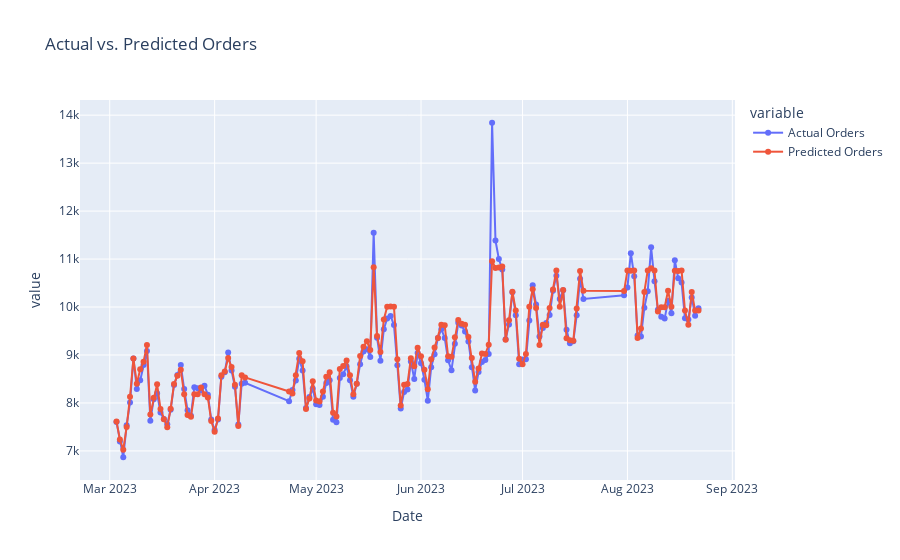

Notebook code cell kept with this figure:
### Code cell
import xgboost as xgb
import plotly.express as px
from sklearn.model_selection import train_test_split
from sklearn.metrics import mean_squared_error


print(df.head())


# Define the features (regressors) and target variable
features = ['uv', 'buyer', 'gmv']
target = 'orders'

# Split the data into training and testing sets (e.g., 80% training, 20% testing)
train_size = 0.8
split_index = int(len(df) * train_size)
train_data, test_data = df.iloc[:split_index], df.iloc[split_index:]

# Separate features and target variable for training and testing
X_train, y_train = train_data[features], train_data[target]
X_test, y_test = test_data[features], test_data[target]

# Initialize and train the XGBoost model
model = xgb.XGBRegressor(n_estimators=100, learning_rate=0.1, max_depth=3)
model.fit(X_train, y_train)

# Make predictions on the test set
y_pred = model.predict(X_test)

# Calculate the RMSE (Root Mean Squared Error) to evaluate the model's performance
rmse = mean_squared_error(y_test, y_pred, squared=False)
mse = mean_squared_error(y_test, y_pred)

print(f"Root Mean Squared Error (RMSE): {rmse}")
print(f"Mean Squared Error (MSE): {mse}")

# Create a DataFrame for actual and predicted orders
result_df = pd.DataFrame({'Date': test_data.index, 'Actual Orders': y_test, 'Predicted Orders': y_pred})

# Create an interactive line chart with Plotly
fig = px.line(result_df, x='Date', y=['Actual Orders', 'Predicted Orders'], title='Actual vs. Predicted Orders')
fig.update_traces(mode='lines+markers')
fig.show()

### Figure 1 — Plotly figure (JSON) as saved in the notebook; plotly's stock layout.template omitted (floating-point values rounded to 4 significant figures; data arrays with more than 128 entries replaced by an {"elided": "..."} marker saying what was removed)
{"data": [{"hovertemplate": "variable=Actual Orders<br>Date=%{x}<br>value=%{y}<extra></extra>", "legendgroup": "Actual Orders", "line": {"color": "#636efa", "dash": "solid"}, "marker": {"symbol": "circle"}, "mode": "lines+markers", "name": "Actual Orders", "orientation": "v", "showlegend": true, "type": "scatter", "x": {"elided": "150 str values"}, "xaxis": "x", "y": {"elided": "150 int values"}, "yaxis": "y"}, {"hovertemplate": "variable=Predicted Orders<br>Date=%{x}<br>value=%{y}<extra></extra>", "legendgroup": "Predicted Orders", "line": {"color": "#EF553B", "dash": "solid"}, "marker": {"symbol": "circle"}, "mode": "lines+markers", "name": "Predicted Orders", "orientation": "v", "showlegend": true, "type": "scatter", "x": {"elided": "150 str values"}, "xaxis": "x", "y": {"elided": "150 float values"}, "yaxis": "y"}], "layout": {"legend": {"title": {"text": "variable"}, "tracegroupgap": 0}, "title": {"text": "Actual vs. Predicted Orders"}, "xaxis": {"anchor": "y", "domain": [0, 1], "title": {"text": "Date"}}, "yaxis": {"anchor": "x", "domain": [0, 1], "title": {"text": "value"}}}}
